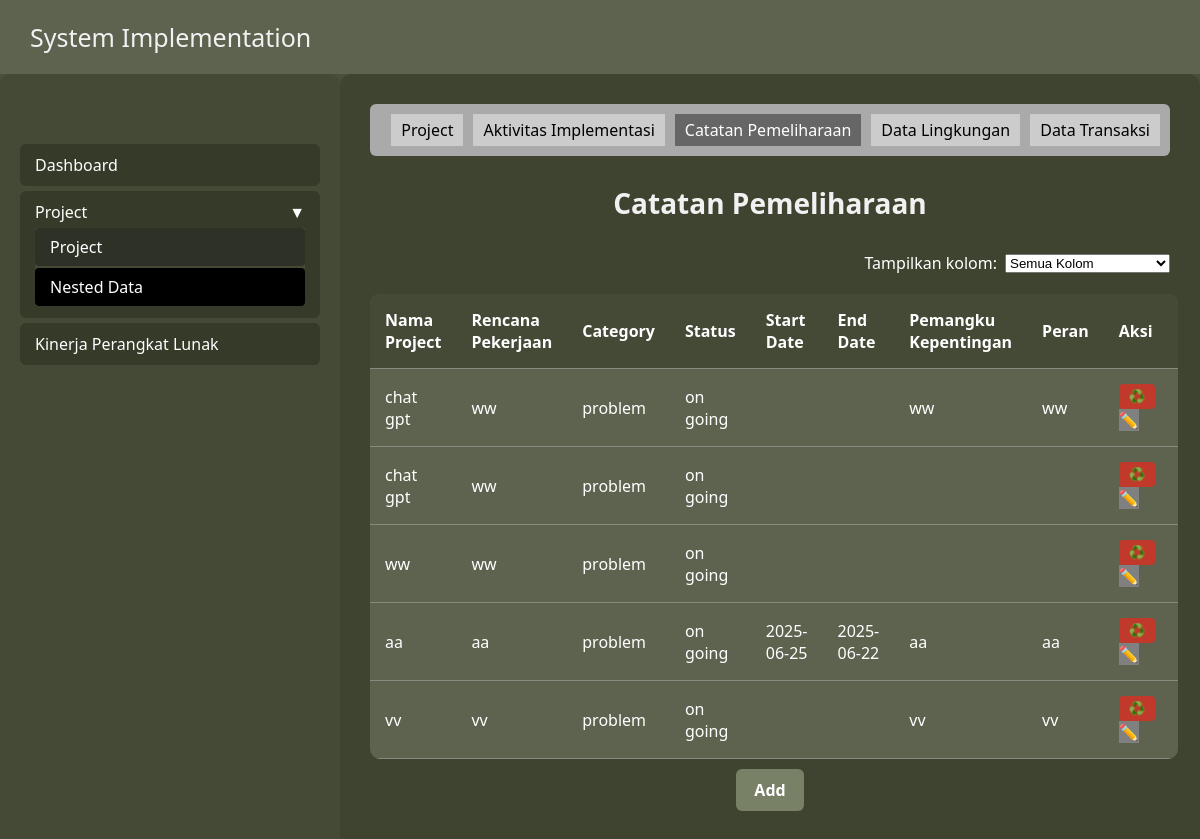
The app's page /nested_catatan/, older data.
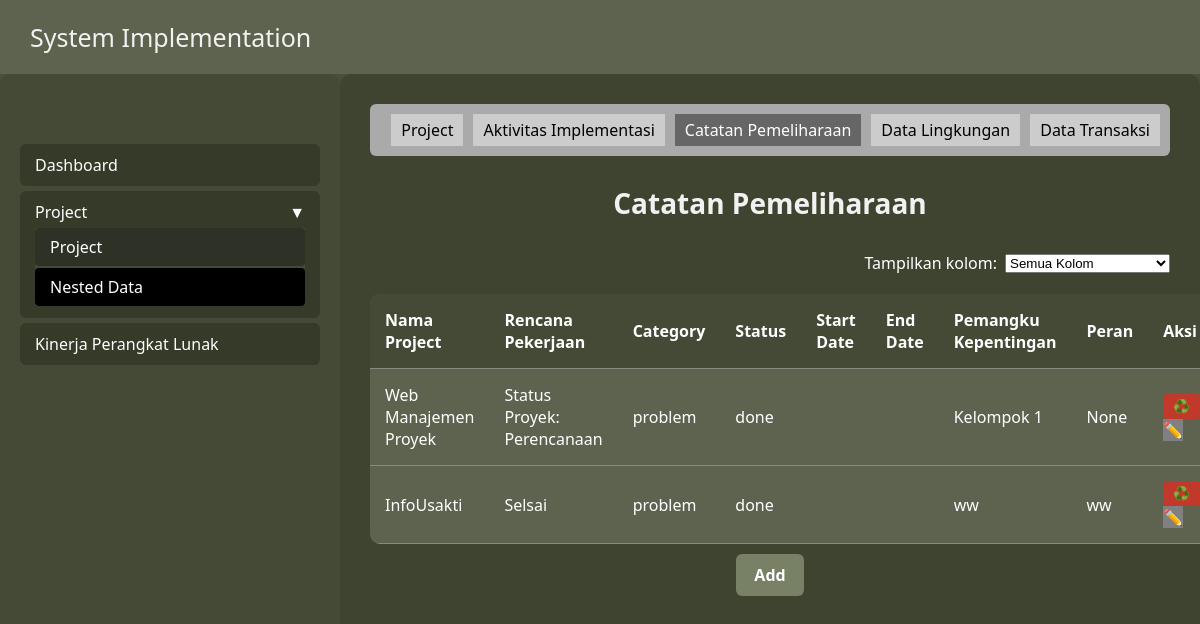
The same page, newer data.
### dataentry/models.py (models this page shows, shortened)
class CatatanPemeliharaan(models.Model):
    project = models.ForeignKey(Project, on_delete=models.CASCADE, related_name='catatan_pemeliharaan')
    suggest = models.TextField()  # Untuk "Rencana Pekerjaan"
    category = models.CharField(max_length=100)
    status = models.CharField(max_length=50)
    start_date = models.DateField(null=True, blank=True)
    end_date = models.DateField(null=True, blank=True)
    stakeholder = models.CharField(max_length=255, null=True, blank=True)
    role = models.CharField(max_length=255, null=True, blank=True)

class Project(models.Model):
    id_project = models.AutoField(primary_key=True)
    nama_project = models.CharField(max_length=255)
    model = models.CharField(max_length=255)
    external_id = models.CharField(max_length=255, unique=True, blank=True, null=True)
    deskripsi = models.TextField()

### dataentry/views.py (the view)
# urls.py: path('nested_catatan/', views.nested_catatan, name='nested_catatan'),
def nested_catatan(request):
    catatan_list = CatatanPemeliharaan.objects.select_related('project').all()
    return render(request, 'nested_catatan.html', {'catatan_list': catatan_list})

### dataentry/templates/nested_catatan.html (shortened to what the changed rows need)
<!DOCTYPE html>
<html lang="id">
<head>
</head>
<body>
    <header>
        <h2>System Implementation</h2>
    </header>
    <div class="container">
        <div class="content">
            <table>
                <thead>
                    <tr>
                        <th class="col-nama">Nama Project</th>
                        <th class="col-rencana">Rencana Pekerjaan</th>
                        <th class="col-category">Category</th>
                        <th class="col-status">Status</th>
                        <th class="col-start_date">Start Date</th>
                        <th class="col-end_date">End Date</th>
                        <th class="col-stakeholder">Pemangku Kepentingan</th>
                        <th class="col-role">Peran</th>
                        <th>Aksi</th>
                    </tr>
                </thead>
                <tbody>
                    {% for catatan in catatan_list %}
                    <tr>
                        <td class="col-nama">{{ catatan.project.nama_project }}</td>
                        <td class="col-rencana">{{ catatan.suggest }}</td>
                        <td class="col-category">{{ catatan.category }}</td>
                        <td class="col-status">{{ catatan.status }}</td>
                        <td class="col-start_date">{{ catatan.start_date|date:"Y-m-d" }}</td>
                        <td class="col-end_date">{{ catatan.end_date|date:"Y-m-d" }}</td>
                        <td class="col-stakeholder">{{ catatan.stakeholder }}</td>
                        <td class="col-role">{{ catatan.role }}</td>
                        <td class="action-buttons">
                            <form method="POST" action="{% url 'delete_catatanpemeliharaan' catatan.id %}"
                                style="display:inline;">
                                <button type="submit" class="delete-btn"
                                    onclick="return confirm('Yakin ingin menghapus catatan ini?')">♻️</button>
                            </form>
                            <a href="{% url 'edit_catatanpemeliharaan' catatan.id %}" class="edit-btn"
                                style="text-decoration:none;">✏️</a>
                        </td>
                    </tr>
                    {% empty %}
                    <tr>
                        <td colspan="9" style="text-align: center;">Belum ada catatan pemeliharaan.</td>
                    </tr>
                    {% endfor %}
                </tbody>
            </table>
        </div>
    </div>
</body>
</html>

Row changes from the older to the newer data that the page shows:
removed CatatanPemeliharaan: project.nama_project "chat gpt", suggest "ww", category "problem", status "on going", stakeholder "ww", role "ww"
removed CatatanPemeliharaan: project.nama_project "chat gpt", suggest "ww", category "problem", status "on going"
removed CatatanPemeliharaan: project.nama_project "ww", suggest "ww", category "problem", status "on going"
removed CatatanPemeliharaan: project.nama_project "aa", suggest "aa", category "problem", status "on going", start_date "2025-06-25", end_date "2025-06-22", stakeholder "aa", role "aa"
removed CatatanPemeliharaan: project.nama_project "vv", suggest "vv", category "problem", status "on going", stakeholder "vv", role "vv"
added CatatanPemeliharaan: project.nama_project "Web Manajemen Proyek", suggest "Status Proyek: Perencanaan", category "problem", status "done", stakeholder "Kelompok 1", role "None"
added CatatanPemeliharaan: project.nama_project "InfoUsakti", suggest "Selsai", category "problem", status "done", stakeholder "ww", role "ww"
